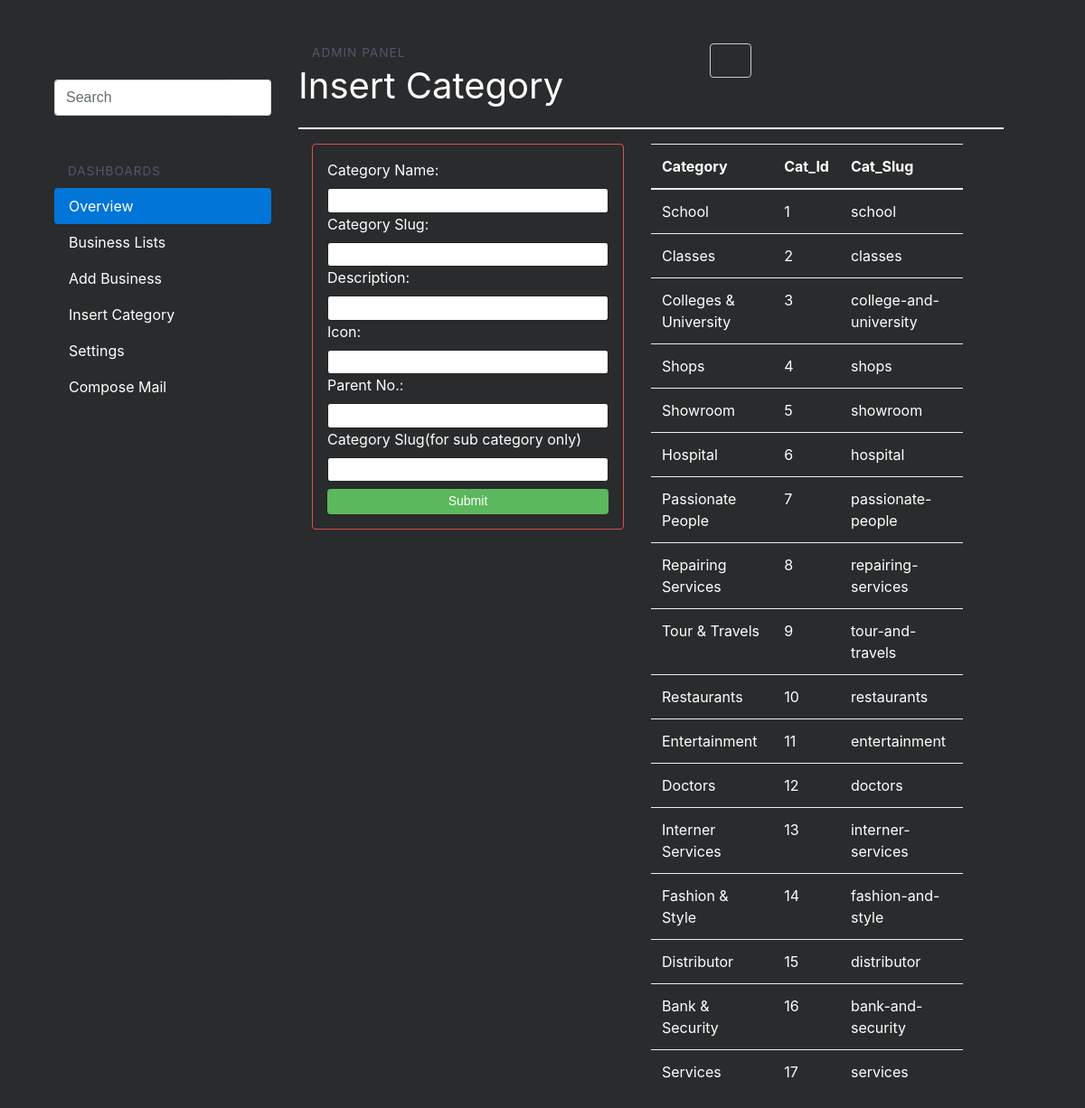
Page /admin/addcat.php on the committed database.
### tables this page shows
CREATE TABLE IF NOT EXISTS `category` (
  `id` int(100) NOT NULL,
  `cat_name` varchar(100) NOT NULL,
  `cat_slug` varchar(100) NOT NULL,
  `maincat` varchar(100) NOT NULL,
  `descrip` varchar(100) NOT NULL,
  `parent_id` varchar(100) NOT NULL,
  `icon` varchar(100) NOT NULL
);

### admin/addcat.php (the view, shortened to what this page needs)
<!DOCTYPE html>
<html lang="en">
<head>
    <link rel="stylesheet" href="../css/style.css" type="text/css">
    <link rel="stylesheet" href="../css/bootstrap.css" type="text/css">
    <link rel="stylesheet" href="../font-awesome-4.6.3/css/font-awesome.css" type="text/css">
</head>
<body class="bg-inverse">
    <div class="container mt-5 text-white">
        <div class="col-lg-12 row">
            <div class="col-lg-3">
                <?php include "sidebar.php"; ?>
            </div>
            <div class="col-lg-9">
                <div class="col-lg-12 p-0 row">
                    <div class="col-lg-7">
                        <p class="font-weight-normal textactive">Admin Panel</p>
                        <p class="h1 font-weight-normal">Insert Category</p>
                    </div>
                    <div class="col-lg-3">
                        <a href="logout.php" title="Log Out Admin" class="btn btn-outline-secondary">
                            <i class="fa fa-sign-out" aria-hidden="true"></i>
                        </a>
                    </div>
                </div>
                <hr class="hr">
                <div class="col-lg-12 row">
                    <div class="col-lg-6">
                        <div class="card card-outline-danger p-3">
                            <form class="form" method="post" action="addcat.php">
                                <label>Category Name:</label>
                                <input type="text" name="cat" class="form-control form-control-sm">
                                <label>Category Slug:</label>
                                <input type="text" name="slug" class="form-control form-control-sm">
                                <label>Description:</label>
                                <input type="text" name="desc" class="form-control form-control-sm">
                                <label>Icon:</label>
                                <input type="text" name="icon" class="form-control form-control-sm">
                                <label>Parent No.:</label>
                                <input type="text" name="parent" class="form-control form-control-sm">
                                <label>Category Slug(for sub category only)</label>
                                <input type="text" name="maincat" class="form-control form-control-sm">
                                <input type="submit" class="btn btn-success btn-block btn-sm mt-2" name="submit">
                            </form>
                        </div>
                    </div>
                    <div class="col-lg-6">
                        <table class="table table-stacked">
                            <thead class="thead-inverse">
                                <tr>
                                    <th>Category</th>
                                    <th>Cat_Id</th>
                                    <th>Cat_Slug</th>
                                </tr>
                            </thead>
                            <tbody>
                                <?php
    $query = "select * FROM category where parent_id=0 ";
    $run = (mysql_query($query));
while ($row = mysql_fetch_array($run)){
    $cat = $row['cat_name'];
    $maincat = $row['maincat'];
    $cat_slug = $row['cat_slug'];
    echo "
    <tr>
        <td>$cat</td>
        <td>$maincat</td>
        <td>$cat_slug</td>
    </tr>
    ";
    }
 ?>
                            </tbody>
                        </table>
                    </div>
                </div>
            </div>
        </div>
</body>
</html>

### admin/sidebar.php (shortened to what this page needs)
<div class="mb-3">
</div>
<div class="mb-5">
    <form class="form" action="search.php" method="get">
        <div class="input-group stylish-input-group">
            <input type="text" class="form-control" placeholder="Search">
            <span class="input-group-addon">
                <button type="submit"><span class="fa fa-search"></span></button>
            </span>
        </div>
    </form>
</div>
<ul class="nav nav-pills flex-column">
    <li class="mb-2"><span class="textactive">Dashboards</span></li>
    <li class="nav-item"><a class="nav-link a3 active" href="index.php">Overview</a></li>
    <li class="nav-item"><a class="nav-link a3" href="list.php">Business Lists</a></li>
    <li class="nav-item"><a class="nav-link a3" href="addads.php">Add Business</a></li>
    <li class="nav-item"><a class="nav-link a3" href="addcat.php">Insert Category</a></li>
    <li class="nav-item"><a class="nav-link a3" href="#">Settings</a></li>
    <li class="nav-item"><a class="nav-link a3" href="mail.php">Compose Mail</a></li>
</ul>

### css/style.css (style rules this page uses)
.stylish-input-group .input-group-addon { background: white !important; }
.stylish-input-group .form-control { border-right: 0; box-shadow: 0 0 0; border-color: #ccc; }
.stylish-input-group button { border: 0; background: transparent; }
.textactive { padding-left: 15px; padding-right: 15px; margin-bottom: 5px; font-size: 85%; font-weight: normal; letter-spacing: 1px; color: #51586a; text-transform: uppercase; }
.hr { margin-top: 1rem; margin-bottom: 1rem; border: 0; border-top: 2px solid #fff; }
.hr { -webkit-box-sizing: content-box; box-sizing: content-box; height: 0; overflow: visible; }
a { color: #353535 !important; text-decoration: none; }
.a3 { color: #fff !important; text-decoration: none; padding-left: 5px; }

### rows in the picture
category: cat_name "School", maincat "1", cat_slug "school"
category: cat_name "Classes", maincat "2", cat_slug "classes"
category: cat_name "Colleges & University", maincat "3", cat_slug "college-and-university"
category: cat_name "Shops", maincat "4", cat_slug "shops"
category: cat_name "Showroom", maincat "5", cat_slug "showroom"
category: cat_name "Hospital", maincat "6", cat_slug "hospital"
category: cat_name "Passionate People", maincat "7", cat_slug "passionate-people"
category: cat_name "Repairing Services", maincat "8", cat_slug "repairing-services"
category: cat_name "Tour & Travels", maincat "9", cat_slug "tour-and-travels"
category: cat_name "Restaurants", maincat "10", cat_slug "restaurants"
category: cat_name "Entertainment", maincat "11", cat_slug "entertainment"
category: cat_name "Doctors", maincat "12", cat_slug "doctors"
category: cat_name "Interner Services", maincat "13", cat_slug "interner-services"
category: cat_name "Fashion & Style", maincat "14", cat_slug "fashion-and-style"
category: cat_name "Distributor", maincat "15", cat_slug "distributor"
category: cat_name "Bank & Security", maincat "16", cat_slug "bank-and-security"
category: cat_name "Services", maincat "17", cat_slug "services"
